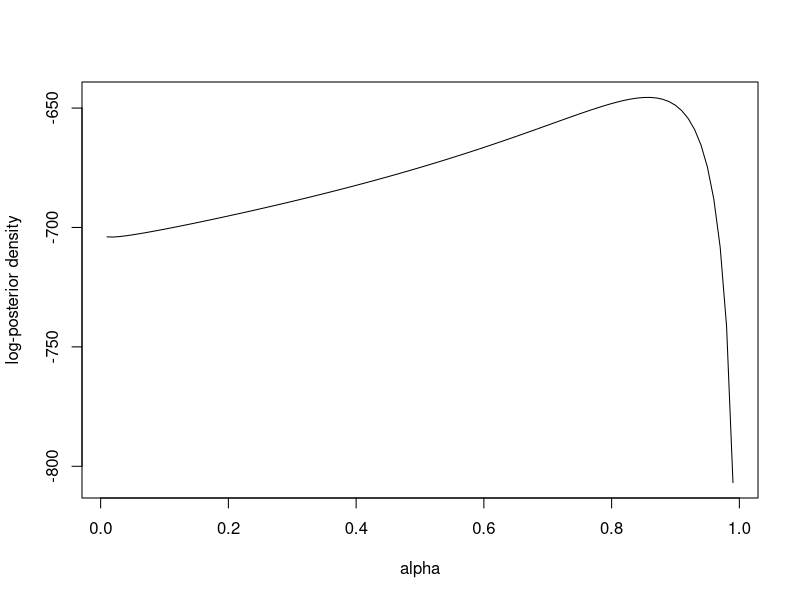
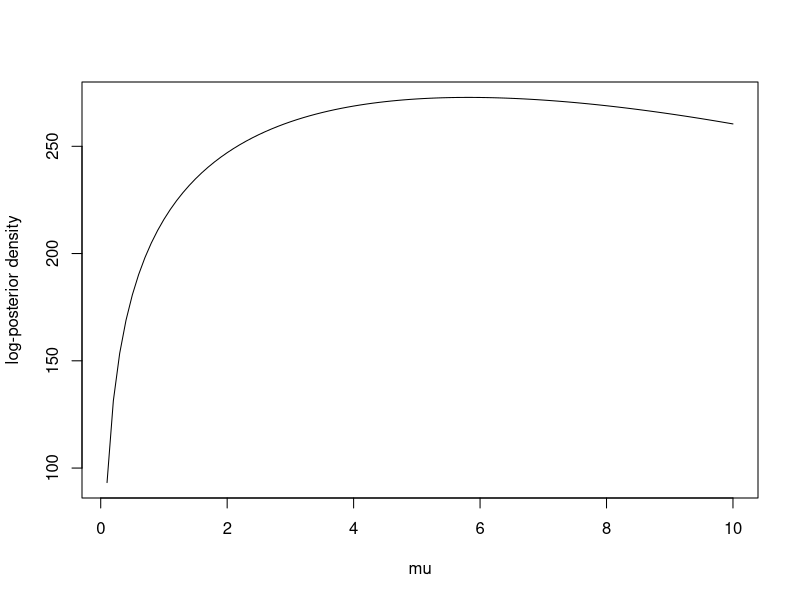
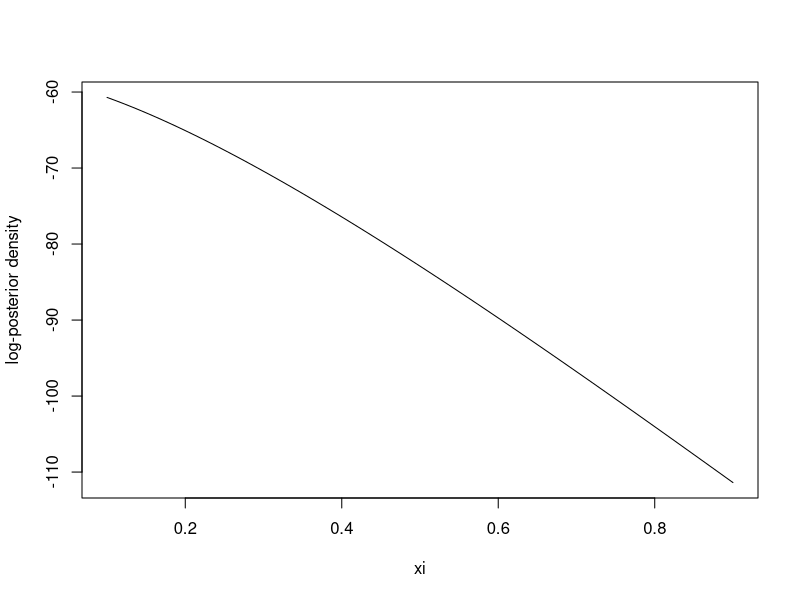

The R script that drew these images, in order:
# GPAR(1) - Full conditional posteriors
# Author: Cleiton Moya de Almeida
#####

graphics.off()  # close all plots
rm(list=ls())	# clear the (global) environment variables
cat("\014") 	# clear the console (Ctrl+L)

# Read the data
x_df <- read.csv("data/x_120_poinar.csv", header = FALSE)
x <- x_df[[1]]

# Log-sum-exp auxiliary function
logsumexp <- function(x){
    c <- max(x)
    y <- c + log(sum((exp(x-c))))
    return(y)
}

# Auxiliary functions to compute full conditional posteriors
logf1 <- function(r, t, alpha, mu, xi, x){
    q <- 1-alpha
    y <- log(choose(x[t-1], r)) + (r-1)*log(alpha*mu + r*xi) + 
        (x[t-1]-r-1)*log(q*mu + (x[t-1]-r)*xi)
    return(y)
}

logf2 <- function(r, t, alpha, mu, xi, x){
    q <- 1-alpha
    y <- (x[t]-r-1)*log(q*mu + xi*(x[t]-r)) -xi*(x[t]-r) - 
        log(factorial(x[t]-r))
    return(y)
}

# Full conditional log-posterior of alpha
logpost_alpha <- function(alpha, mu, xi, x, a, b){
    q <- 1-alpha
    n <- length(x)
    logc1 <- (a+n-2)*log(alpha) + (b+2*n-3)*log(q) - q*mu*(n-1)
    
    soma1 <- 0
    for (t in 2:n){
        logc2 <- -(x[t-1]-1)*log(mu + x[t-1]*xi)
        Mt <- min(x[t], x[t-1])
        r_seq <- 0:Mt
        
        g <- function(r) logf1(r, t, alpha, mu, xi, x) + logf2(r, t, alpha, mu, xi, x)
        logsoma2 <- logsumexp(sapply(r_seq, g))
        soma1 <- soma1 + logc2 + logsoma2
    }
    logpost <- logc1 + soma1
    return(logpost)
}

# Full conditional log-posterior of mu
logpost_mu <- function(alpha, mu, xi, x, c, d){
    q <- 1-alpha
    n <- length(x)
    logc1 <- (c+2*n-3)*log(mu) - mu*(d + q*(n-1))

    soma1 <- 0
    for (t in 2:n){
        logc2 <- -(x[t-1]-1)*log(mu + x[t-1]*xi)
        Mt <- min(x[t], x[t-1])
        r_seq <- 0:Mt
        
        g <- function(r) logf1(r, t, alpha, mu, xi, x) + logf2(r, t, alpha, mu, xi, x)
        logsoma2 <- logsumexp(sapply(r_seq, g))
        soma1 <- soma1 + logc2 + logsoma2
    }
    logpost <- logc1 + soma1
    return(logpost)
}

# Full conditional log-posterior of xi
logpost_xi <- function(alpha, mu, xi, x, g, h){
    n <- length(x)
    logc1 <- (g-1)*log(xi) + (h-1)*log(1-xi)
    
    soma1 <- 0
    for (t in 2:n){
        logc2 <- -(x[t-1]-1)*log(mu + x[t-1]*xi)
        Mt <- min(x[t], x[t-1])
        r_seq <- 0:Mt
        
        g <- function(r) logf1(r, t, alpha, mu, xi, x) + logf2(r, t, alpha, mu, xi, x)
        logsoma2 <- logsumexp(sapply(r_seq, g))
        soma1 <- soma1 + logc2 + logsoma2
    }
    logpost <- logc1 + soma1
    return(logpost)
}

# Model parameters
alpha <- 0.85
mu    <- 6.66
xi    <- 0

# Prior hyperparameters
a <- 0.01
b <- 0.01
c <- 0.1
d <- 0.1
g <- 1
h <- 1

# Plot the full conditional posteriors
alpha_seq      <- seq(0.01, 0.99, 0.01)
mu_seq <- seq(0.1, 10, 0.1)
xi_seq  <- seq(0.1, 0.9, 0.01)

h1 <- function(z) logpost_alpha(alpha=z, mu, xi, x, a, b)
h2 <- function(z) logpost_mu(alpha, mu=z, xi, x, c, d)
h3 <- function(z) logpost_xi(alpha, mu, xi=z, x, g, h)

y1 <- sapply(alpha_seq, h1)
y2 <- sapply(mu_seq, h2)
y3 <- sapply(xi_seq, h3)

plot(alpha_seq, y1, type="l", xlab="alpha", ylab="log-posterior density")
plot(mu_seq, y2, type="l", xlab="mu", ylab="log-posterior density")
plot(xi_seq, y3, type="l", xlab="xi", ylab="log-posterior density")
